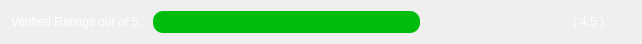
         <widget class="QWidget" name="layoutWidget_11">
          <property name="geometry">
           <rect>
            <x>150</x>
            <y>10</y>
            <width>642</width>
            <height>33</height>
           </rect>
          </property>
          <layout class="QHBoxLayout" name="horizontalLayout_15">
           <property name="spacing">
            <number>11</number>
           </property>
           <item>
            <widget class="QLabel" name="label_8">
             <property name="styleSheet">
              <string notr="true">*{
font: 700 14pt &quot;Segoe UI&quot;;
color: #ffffff;
}</string>
             </property>
             <property name="text">
              <string>Verified Ratings out of 5:</string>
             </property>
            </widget>
           </item>
           <item>
            <widget class="QProgressBar" name="progressbar_rate_3_5">
             <property name="styleSheet">
              <string notr="true">*{
 padding: 0 0 0 0px;
 margin: 0 0 0 0px;
 background-color: #EFEFEF;
 border-style: outset;
 border-width: 0px;
 border-radius: 10px;                      
 }
 QProgressBar::chunk 
{
border-radius: 10px;
background-color: #00BD0D;
 }</string>
             </property>
             <property name="value">
              <number>70</number>
             </property>
             <property name="textVisible">
              <bool>false</bool>
             </property>
            </widget>
           </item>
           <item>
            <widget class="QLabel" name="lb_rate_3_5">
             <property name="minimumSize">
              <size>
               <width>85</width>
               <height>0</height>
              </size>
             </property>
             <property name="styleSheet">
              <string notr="true">*{
font: 900 15pt &quot;Segoe UI&quot;;
color: #ffffff;
}</string>
             </property>
             <property name="text">
              <string>( 4.5 )</string>
             </property>
             <property name="alignment">
              <set>Qt::AlignCenter</set>
             </property>
            </widget>
           </item>
          </layout>
         </widget>
